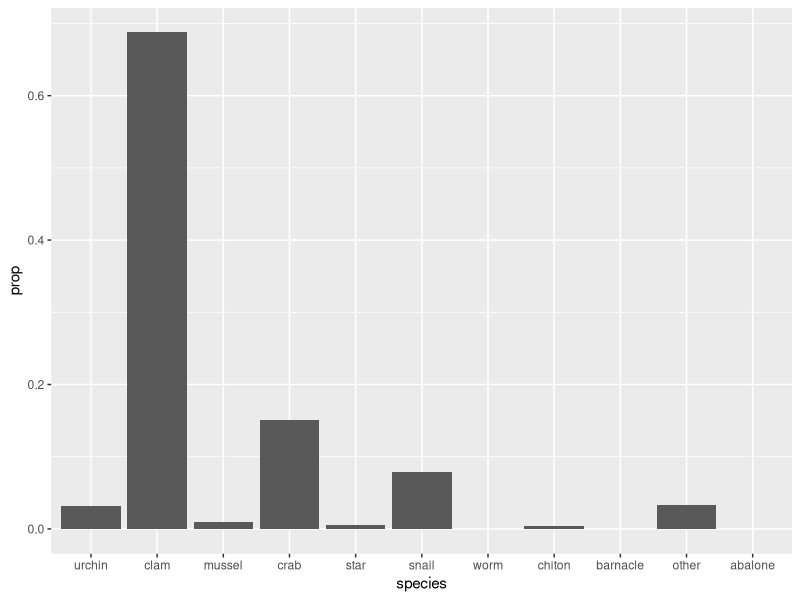
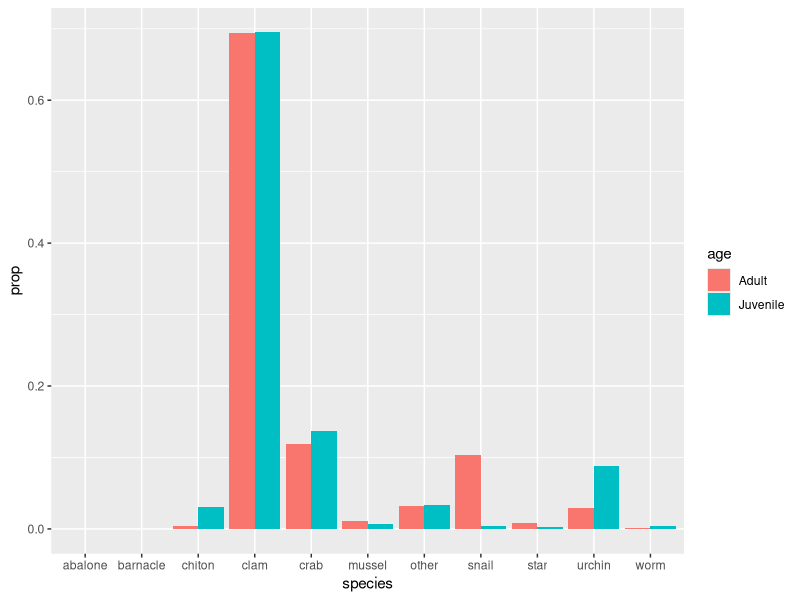
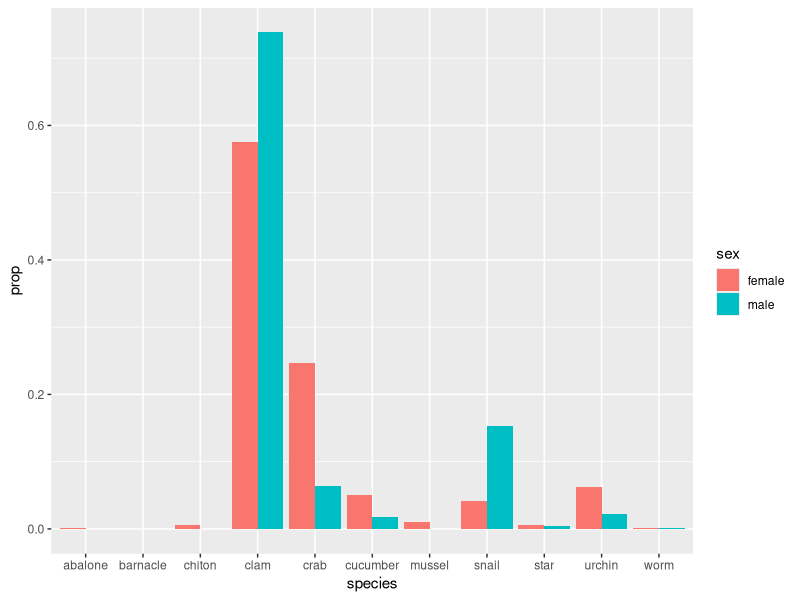
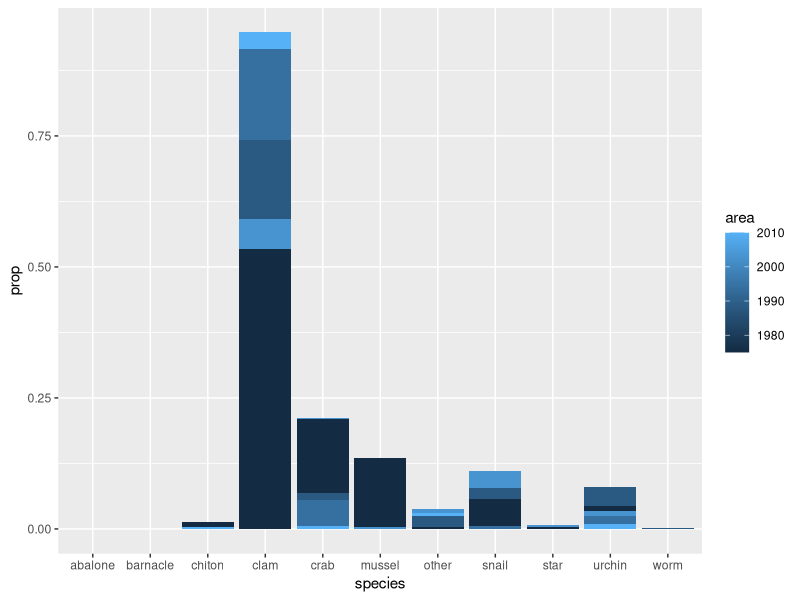
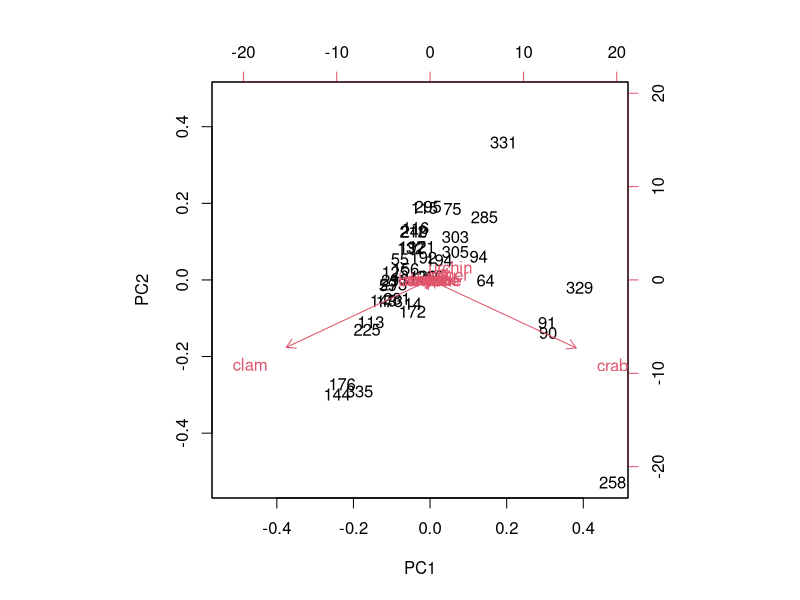
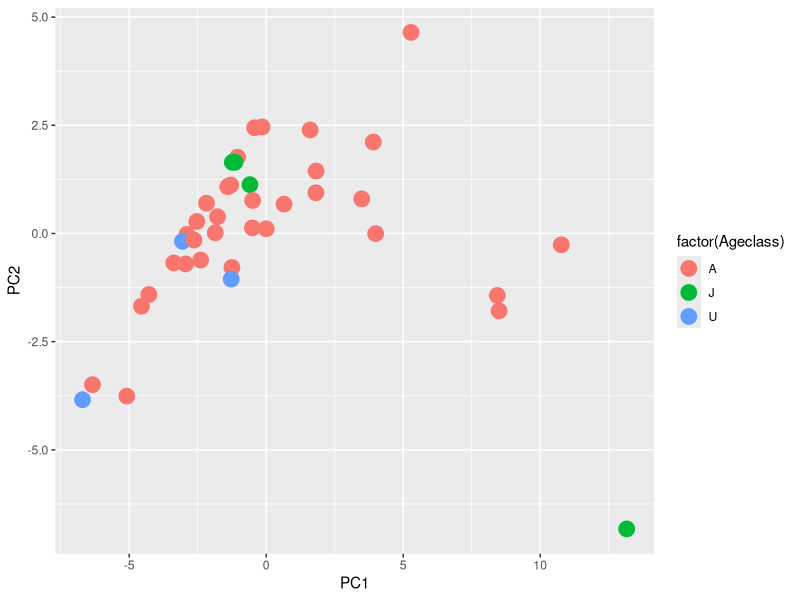
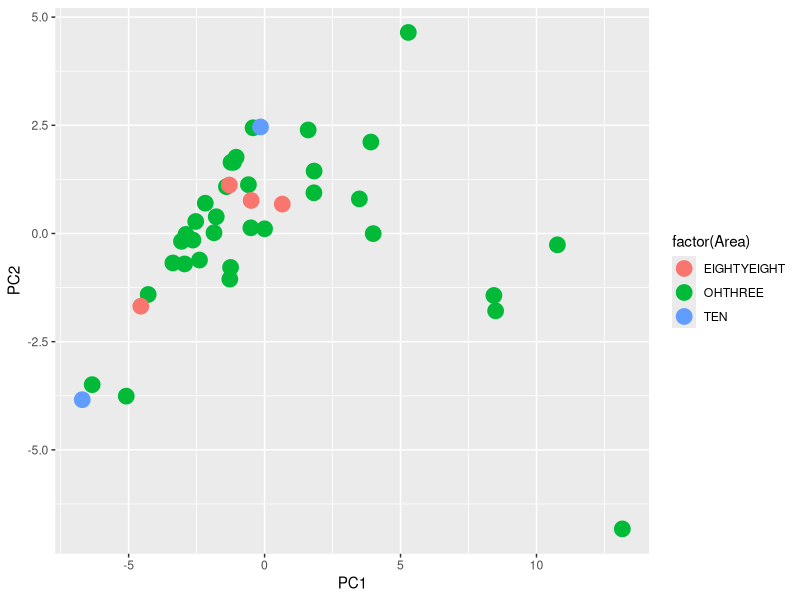
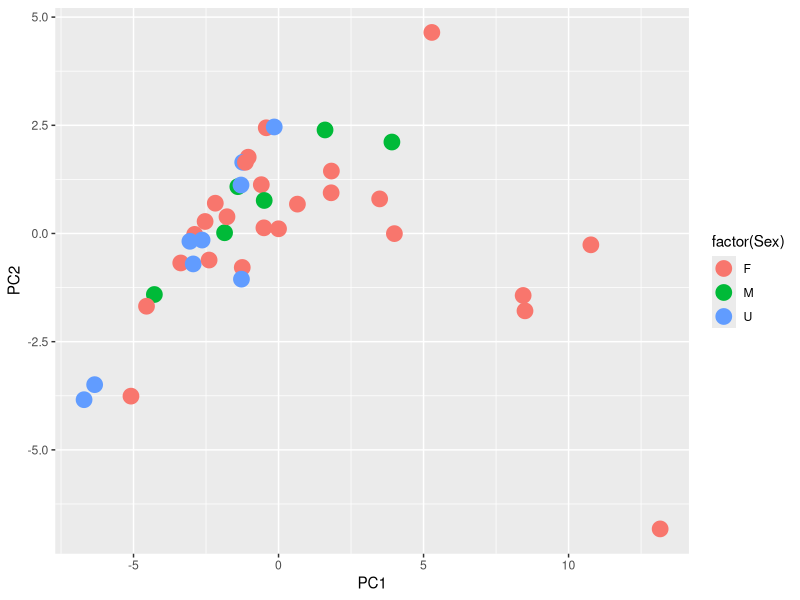

Source code (R) for these figures, in order:
####### First look at foraging data #####

library(ggplot2)
library(lattice)
require(stats)
library(tidyverse)
library(plyr)
setwd("/Users/nila/Documents/UAF/RStudio/APECS/Sea_otter_foraging")

###  DATA  ###
s.prop <- read.csv("s_prop.csv") # import a file with the male/female proportions
age.prop <- read.csv("age_prop.csv")
all.prop <- read.csv("all_prop.csv") # issue with this one, gave a warning
year.prop <- read.csv("year_prop.csv")
otter.prop<- read.csv("otter_by_prop.csv")
otter.gram<- read.csv("otter_by_gram.csv", row.names=1)
ott.sum <- read.csv("otter_sum.csv", row.names=1)

# stack the "all" data
all <- stack(all.prop)
names(all) <- c("prop", "species")


# checking the data frame
is.data.frame(all) # will say if this is a dataframe, should say TRUE
dim(s.prop)
names(s.prop)
str(s.prop)
str(age.prop)
str(year.prop)
head(otter.gram) 


#sort the data (using dplyr)
all<-arrange(all, desc(prop))
age.prop<-arrange(age.prop, desc(prop))
s.prop<-arrange(s.prop, desc(prop))
year.prop<-arrange(year.prop, desc(prop))

# ALL BAR GRAPH # -- I can't figure out how to sort largest to smallest
ggplot(data = all) +
  geom_col( 
    mapping= aes(x = species, y = prop)
  )
  
# AGE BAR GRAPH #
ggplot(data = age.prop) +
  geom_col( 
    mapping= aes(x = species, y = prop, fill = age),
    position = "dodge"
  )

# SEX #
ggplot(data = s.prop) +
  geom_col( 
    mapping= aes(x = species, y = prop, fill = sex),
    position = "dodge"
  )

# YEAR # The area list isn't working because it is a number...
ggplot(data = year.prop) +
  geom_col( 
    mapping= aes(x = species, y = prop, fill = area),
    position = "dodge"
  )

# Prey by otter # USING OTTER_SUM AND OTTER_BY_GRAM

#make sure ott sum and ott gram are equal
identical(row.names(ott.sum), row.names(otter.gram))

# make one data frame
otter <- cbind(otter.gram, Ageclass = ott.sum$Ageclass, Sex = ott.sum$Sex, Area = ott.sum$Area)

#pca of just prey types
otter.pca <- prcomp(otter[,1:11])
summary(otter.pca)
biplot(otter.pca)
otter.pca

ott.pc <- cbind(otter, otter.pca$x[,1:2])  # Save PC scores 
head(ott.pc)

# none of these graphs are interesting. Doesn't say anything about the variables
ggplot(ott.pc, aes(PC1, PC2, color=factor(Ageclass))) +
  geom_point(size=5)

ggplot(ott.pc, aes(PC1, PC2, color=factor(Area))) +
  geom_point(size=5)

ggplot(ott.pc, aes(PC1, PC2, color=factor(Sex))) +
  geom_point(size=5)
